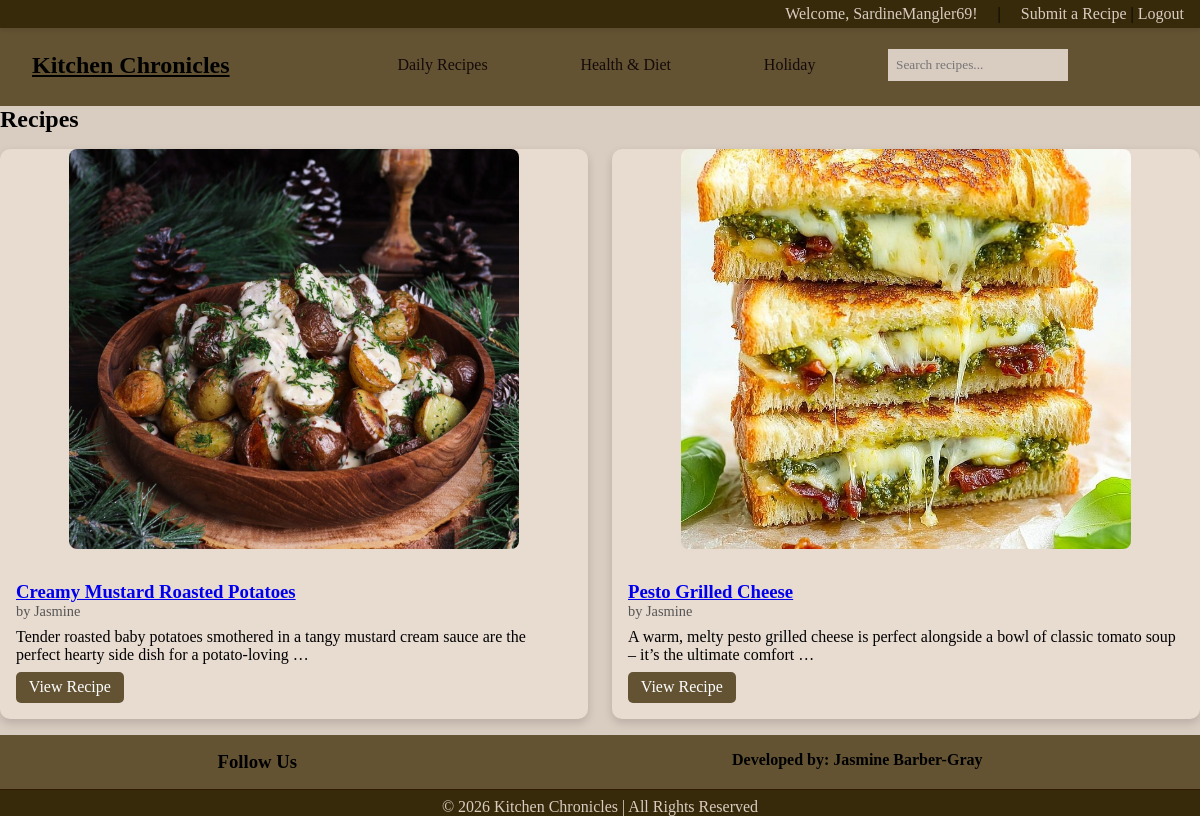
Screenshot of /sub_category/Vegetarian/ (signed in) with the database file from the repository.
### recipes/models.py (models this page shows, shortened)
class Recipe(models.Model):
    CATEGORY_CHOICES = [
        ('Breakfast', 'breakfast'),
        ('Lunch', 'lunch'),
        ('Dinner', 'dinner'),
        ('Dessert', 'dessert'),
    ]
    SUB_CATEGORY_CHOICES = [
        ('Keto', 'keto'),
        ('Vegan', 'vegan'),
        ('Vegetarian', 'vegetarian'),
        ('Protein', 'protein'),
        ('Calorie Deficit', 'calorie deficit'),
        ('Gluten-Free', 'gluten-free'),
        ('Valentine\'s Day', 'valentine\'s Day'),
        ('Easter', 'easter'),
        ('Halloween', 'halloween'),
        ('Thanksgiving', 'thanksgiving'),
        ('Christmas', 'christmas'),
        ('New Years', 'new years'),
    ]
    title = models.CharField(max_length=200)
    author = models.ForeignKey(User, on_delete=models.CASCADE)
    category = models.CharField(max_length=20, choices=CATEGORY_CHOICES)
    sub_category = models.CharField(max_length=20, choices=SUB_CATEGORY_CHOICES, blank=True, null=True)
    image = models.ImageField(upload_to='recipes/images', blank=True, null=True)
    description = models.TextField()
    ingredients = models.TextField()
    instructions = models.TextField()

### recipes/views.py (the view)
# urls.py: path('sub_category/<str:sub_category>/', views.sub_category_recipes, name='sub_category_recipes'),
def sub_category_recipes(request, sub_category):
    recipes = Recipe.objects.filter(sub_category=sub_category)
    return render(request, "recipes/sub_category.html", {
        "recipes": recipes,
        "category": sub_category
    })

### recipes/templates/recipes/sub_category.html
{% extends 'base.html' %}
{% block content %}
<h2>{{ sub_category }} Recipes</h2>
{% if recipes %}
<div class="recipe-grid">
    {% for recipe in recipes %}
    <div class="recipe-card">
        {% if recipe.image %}
            <img src="{{ recipe.image.url }}" alt="{{ recipe.title }}">
        {% else %}
            <p>No image available</p>
        {% endif %}
        <div class="recipe-content">
            <h3><a href="{% url 'recipe_detail' recipe.id %}">{{ recipe.title }}</a></h3>
            <p class="author">by {{ recipe.author.username }}</p>
            <p>{{ recipe.description|truncatewords:20 }}</p>
            <a href="{% url 'recipe_detail' recipe.id %}" class="view-btn">View Recipe</a>
        </div>
    </div>
    {% endfor %}
</div>
{% else %}
<p>No recipes found in this category.</p>
{% endif %}
{% endblock %}

### templates/base.html (shortened to what this page needs)
<!DOCTYPE html>
<html lang="en">
{% load static %}
<head>
    <link rel="stylesheet" type="text/css" href="{% static 'recipes/style.css' %}">
    <link rel="stylesheet" href="https://cdn-uicons.flaticon.com/uicons-brands/css/uicons-brands.css">
    <link rel="stylesheet" href="https://cdn-uicons.flaticon.com/uicons-regular-rounded/css/uicons-regular-rounded.css">
    <link rel="stylesheet" href="https://cdn-uicons.flaticon.com/uicons-solid-straight/css/uicons-solid-straight.css">
</head>
<body>
<div class="top-bar">
    {% if user.is_authenticated %}
        <span>Welcome, {{ user.username }}!</span> |
        <a href="{% url 'submit_recipe'%}">Submit a Recipe  </a> |
        <form action="{% url 'Logout' %}" method="post" style="display:inline;">
            <button class="logout">Logout</button>
        </form>
    {% else %}
    <a href="{% url 'Login' %}">Login</a> |
    <a href="{% url 'Signup' %}">Signup</a> |
    <a href="{% url 'Login' %}">Submit a Recipe  </a>
    {% endif %}
</div>
    <nav class="navbar">
        <a href="{% url 'Home' %}" class="logo">
             Kitchen Chronicles
        </a>
        <ul class="nav-links">
            <li class="dropdown">
                <button class="dropbtn">
                    <a href="#">Daily Recipes
                    </a>
                </button>
            </li>
            <li class="dropdown">
                <button class="dropbtn">
                    <a href="#">Health & Diet
                    </a>
                </button>
            </li>
            <li class="dropdown">
                <button class="dropbtn">
                    <a href="#">Holiday
                    </a>
                </button>
            </li>
        </ul>
        <div class="search-container">
            <form method="GET" action="{% url 'search_recipes' %}">
                <input type="text" name="q" placeholder="Search recipes...">
            </form>
        </div>
    </nav>
    {% block content %}{% endblock %}
    <footer class="footer">
        <div class="footer-container">
             <div class="footer-social">
                <h3>Follow Us</h3>
            </div>
             <div class="footer-dev">
                <h4>Developed by: Jasmine Barber-Gray</h4>
            </div>
        </div>
        <div class="footer-bottom">
            <p>© 2026 Kitchen Chronicles | All Rights Reserved</p>
        </div>
</footer>
</body>
</html>

### recipes/static/recipes/style.css (style rules this page uses)
* { margin: 0; padding: 0; box-sizing: border-box; font-family: Georgia, 'Times New Roman', Times, serif; }
body { background: #d9ccc1; color: #000000; margin: 0; padding: 0; overflow: auto; max-width: 100% }
.top-bar { width: 100%; background-color: #372a0a; text-align: right; padding: 0.3rem 1rem; font-size: 1rem; position: fixed; top: 0; left: 0; z-index: 1000; box-shadow: 0 2px 5px rgba(0,0,0,0.1); }
.top-bar span { color: #d9ccc1 !important; margin-right: 1rem; }
.top-bar a { text-decoration: none; color: #d9ccc1; margin-left: 1rem; }
.logout { background: none; border: none; color: #d9ccc1; cursor: pointer; font-size: 1rem; }
.logo { flex: 1; font-size: 1.5rem; font-weight: bold; display: flex; gap: 0.5rem; color: black; list-style: none; }
.navbar { margin-top: 1.5rem; display: flex; background-color: #635333; padding: 1rem 1.5rem; position: sticky; top: 1.5rem; justify-content: center; align-items: center; }
.nav-links { flex: 2; display: flex; justify-content:center; gap: 1rem; list-style: none; text-align: center; }
.nav-links li { margin-left: 0.8rem; position: relative; }
.nav-links li a { text-decoration: none; color: rgb(20, 10, 10); padding: 0.5rem 1rem; display: block; transition: background 0.3s, color 0.3s; }
.dropdown { position: relative; }
.dropbtn { background: none; border: none; outline: none; color: white; padding: 0.5rem 1rem; cursor: pointer; font: inherit; }
.search-container { flex: 1; display: flex; align-items: center; }
.search-container input { padding: 0.5rem; border: none; outline: none; background-color: #d9ccc1; }
.footer-container { display: flex; background-color: #635333; justify-content: space-around; flex-wrap: wrap; }
.footer-bottom { text-align: center; background-color: #372a0a; border-top: 1px solid #2f1a00; padding-top: 0.5rem; color: #d9ccc1; }
.footer-social { text-align: center; margin-top: 1rem; }
.footer-dev { text-align: center; margin-top: 1rem; }
.recipe-grid { display: grid; grid-template-columns: repeat(auto-fit, minmax(250px, 1fr)); gap: 1.5rem; padding: 1rem 0; }
.recipe-card { background-color: #e8dbd0; border-radius: 10px; overflow: hidden; box-shadow: 0 4px 10px rgba(0,0,0,0.15); transition: transform 0.2s, box-shadow 0.2s; display: flex; flex-direction: column; align-items: center; }
.recipe-card img { width: 100%; max-width: 450px; height: 400px; object-fit: cover; border-radius: 8px; display: block; margin: 0 auto 1rem; }
.recipe-content { padding: 1rem; }
.recipe-content .author { font-size: 0.9rem; color: #555; margin-bottom: 0.5rem; }
.view-btn { display: inline-block; margin-top: 0.5rem; padding: 0.4rem 0.8rem; background-color: #635333; color: white; text-decoration: none; border-radius: 5px; transition: background 0.2s; }

### rows the page displays
Recipe: image (picture), title "Creamy Mustard Roasted Potatoes", author.username "Jasmine", description "Tender roasted baby potatoes smothered in a tangy mustard cream sauce are the perfect hearty side dish for a potato-loving …"
Recipe: image (picture), title "Pesto Grilled Cheese", author.username "Jasmine", description "A warm, melty pesto grilled cheese is perfect alongside a bowl of classic tomato soup – it’s the ultimate comfort …"

### other values shown
{{ user.username }} "SardineMangler69"
